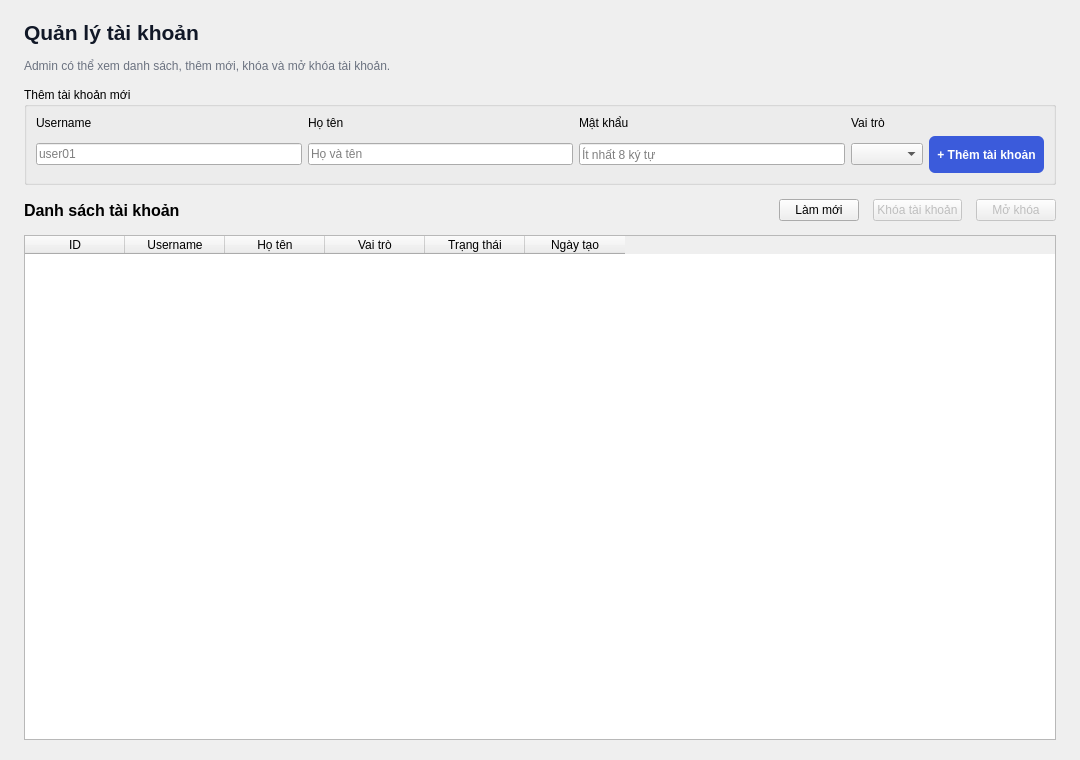
<?xml version="1.0" encoding="UTF-8"?>
<ui version="4.0">
 <class>UserManagementPage</class>
 <widget class="QWidget" name="UserManagementPage">
  <property name="geometry"><rect><x>0</x><y>0</y><width>1080</width><height>760</height></rect></property>
  <layout class="QVBoxLayout" name="rootLayout">
   <property name="leftMargin"><number>24</number></property>
   <property name="rightMargin"><number>24</number></property>
   <property name="topMargin"><number>20</number></property>
   <property name="bottomMargin"><number>20</number></property>
   <property name="spacing"><number>14</number></property>
   <item>
    <widget class="QLabel" name="lblPageHeader">
     <property name="text"><string>Quản lý tài khoản</string></property>
     <property name="styleSheet"><string notr="true">font-size:16pt; font-weight:bold; color:#111827;</string></property>
    </widget>
   </item>
   <item>
    <widget class="QLabel" name="lblPageDesc">
     <property name="text"><string>Admin có thể xem danh sách, thêm mới, khóa và mở khóa tài khoản.</string></property>
     <property name="styleSheet"><string notr="true">color:#6B7280;</string></property>
    </widget>
   </item>
   <item>
    <widget class="QGroupBox" name="groupAddUser">
     <property name="title"><string>Thêm tài khoản mới</string></property>
     <layout class="QGridLayout" name="gridAddUser">
      <item row="0" column="0"><widget class="QLabel" name="lblNewUser"><property name="text"><string>Username</string></property></widget></item>
      <item row="0" column="1"><widget class="QLabel" name="lblNewName"><property name="text"><string>Họ tên</string></property></widget></item>
      <item row="0" column="2"><widget class="QLabel" name="lblNewPassword"><property name="text"><string>Mật khẩu</string></property></widget></item>
      <item row="0" column="3"><widget class="QLabel" name="lblNewRole"><property name="text"><string>Vai trò</string></property></widget></item>
      <item row="1" column="0"><widget class="QLineEdit" name="txtNewUsername"><property name="placeholderText"><string>user01</string></property></widget></item>
      <item row="1" column="1"><widget class="QLineEdit" name="txtNewFullName"><property name="placeholderText"><string>Họ và tên</string></property></widget></item>
      <item row="1" column="2"><widget class="QLineEdit" name="txtNewPassword"><property name="placeholderText"><string>Ít nhất 8 ký tự</string></property><property name="echoMode"><enum>QLineEdit::Password</enum></property></widget></item>
      <item row="1" column="3"><widget class="QComboBox" name="cboNewRole"/></item>
      <item row="1" column="4"><widget class="QPushButton" name="btnAddUser"><property name="text"><string>+ Thêm tài khoản</string></property><property name="minimumSize"><size><width>0</width><height>37</height></size></property><property name="styleSheet"><string notr="true">QPushButton{background:#3B5BDB;color:white;padding:8px;border-radius:6px;font-weight:bold;} QPushButton:hover{background:#2B48C0;}</string></property></widget></item>
     </layout>
    </widget>
   </item>
   <item>
    <layout class="QHBoxLayout" name="actionsLayout">
     <item><widget class="QLabel" name="lblListTitle"><property name="text"><string>Danh sách tài khoản</string></property><property name="styleSheet"><string notr="true">font-size:12pt;font-weight:bold;</string></property></widget></item>
     <item><spacer name="actionSpacer"><property name="orientation"><enum>Qt::Horizontal</enum></property><property name="sizeHint" stdset="0"><size><width>40</width><height>20</height></size></property></spacer></item>
     <item><widget class="QPushButton" name="btnRefresh"><property name="text"><string>Làm mới</string></property></widget></item>
     <item><widget class="QPushButton" name="btnLockUser"><property name="text"><string>Khóa tài khoản</string></property><property name="enabled"><bool>false</bool></property></widget></item>
     <item><widget class="QPushButton" name="btnUnlockUser"><property name="text"><string>Mở khóa</string></property><property name="enabled"><bool>false</bool></property></widget></item>
    </layout>
   </item>
   <item>
    <widget class="QTableWidget" name="tblUsers">
     <property name="alternatingRowColors"><bool>true</bool></property>
     <property name="sortingEnabled"><bool>false</bool></property>
     <column><property name="text"><string>ID</string></property></column>
     <column><property name="text"><string>Username</string></property></column>
     <column><property name="text"><string>Họ tên</string></property></column>
     <column><property name="text"><string>Vai trò</string></property></column>
     <column><property name="text"><string>Trạng thái</string></property></column>
     <column><property name="text"><string>Ngày tạo</string></property></column>
    </widget>
   </item>
  </layout>
 </widget>
 <resources/>
 <connections/>
</ui>
